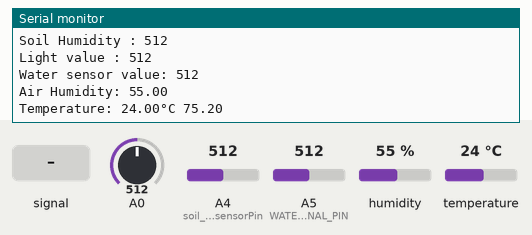
This sketch was run on a simulated Arduino Uno, built with avr-gcc and run on an emulated ATmega328P. Shown: the last lines printed to the serial monitor. Inputs (shaded band) come from the test bench; at power-on: humidity 55 %, A0 = 512, A4 (soil_humidity_sensorPin) = 512, A5 (WATER_SIGNAL_PIN) = 512, temperature 24 °C.

Above: at 2.8 s.
2.9 s: A5 (WATER_SIGNAL_PIN) fed a 200 Hz sine of ±81 counts around its level
5.6 s: humidity set to 22 %
At 6.8 s:
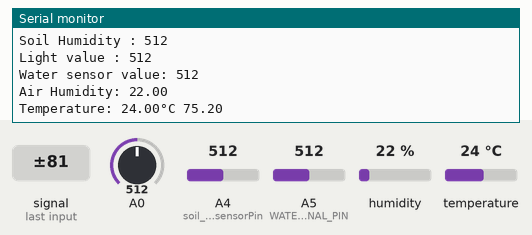
8.3 s: A0 set to 716
At 10.6 s:
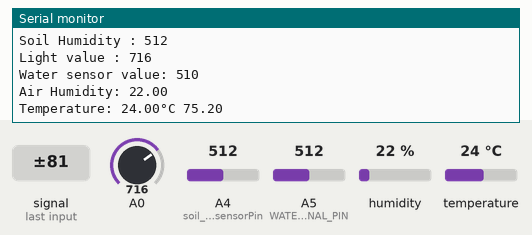
11.0 s: A4 (soil_humidity_sensorPin) set to 716
At 13.0 s:
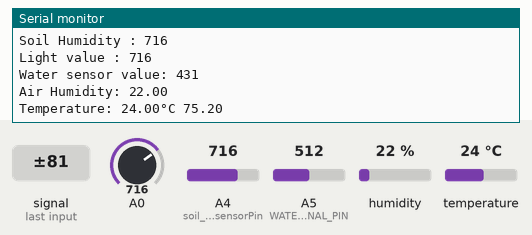
13.7 s: A5 (WATER_SIGNAL_PIN) set to 716
At 15.5 s:
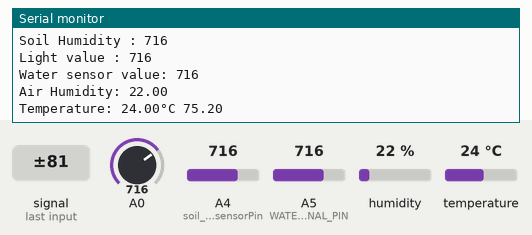
16.4 s: temperature set to 12 °C
At 19.3 s:
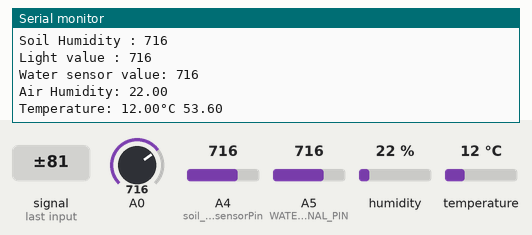
Timing chart, 0 to 20.1 s (numbered marks = the images above; inputs shaded):
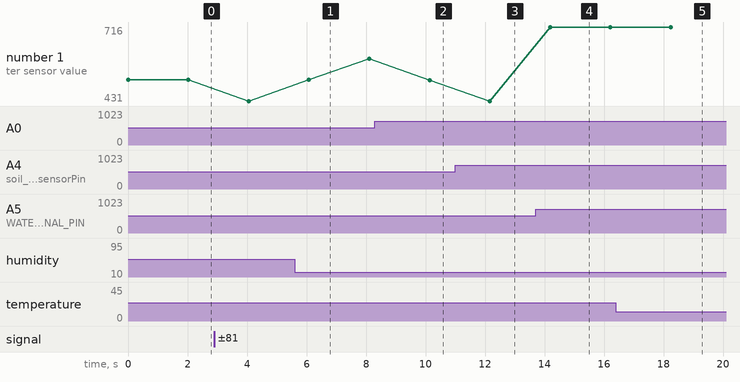

The sketch:

final_code.ino
```cpp
#include "DHT.h"

#define WATER_SIGNAL_PIN 5
#define DHTPIN 2
#define DHTTYPE DHT11

int soil_humidity_sensorPin = 4;
int soil_humidity_sensorValue;
int water_value = 0;

DHT dht(DHTPIN, DHTTYPE);
void setup() {
  // put your setup code here, to run once:
  Serial.begin(115200);
  dht.begin();
}

void DHT_loop() {
  // Wait a few seconds between measurements.

  // Reading temperature or humidity takes about 250 milliseconds!
  // Sensor readings may also be up to 2 seconds 'old' (its a very slow sensor)
  float h = dht.readHumidity();
  // Read temperature as Celsius (the default)
  float t = dht.readTemperature();
  // Read temperature as Fahrenheit (isFahrenheit = true)
  float f = dht.readTemperature(true);

  // Check if any reads failed and exit early (to try again).
  if (isnan(h) || isnan(t) || isnan(f)) {
    Serial.println(F("Failed to read from DHT sensor!"));
    return;
  }

  // Compute heat index in Fahrenheit (the default)
  float hif = dht.computeHeatIndex(f, h);
  // Compute heat index in Celsius (isFahreheit = false)
  float hic = dht.computeHeatIndex(t, h, false);

  Serial.print(F("Air Humidity: "));
  Serial.print(h);
  Serial.println();
  Serial.print(F("Temperature: "));
  Serial.print(t);
  Serial.print(F("°C "));
  Serial.print(f);
  Serial.println();
}
void water_loop() {
  water_value = analogRead(WATER_SIGNAL_PIN);

  Serial.print("Water sensor value: ");
  Serial.print(water_value);
  Serial.println();
}

void photon_loop() {
  int value = analogRead(0);
  Serial.print("Light value : ");
  Serial.print(value);
  Serial.print("\n");
}

void soil_humidity_loop() {
 soil_humidity_sensorValue = analogRead(soil_humidity_sensorPin);
 Serial.print("Soil Humidity : ");
 Serial.print(soil_humidity_sensorValue);
 Serial.println();
}

void loop() {
  //if(Serial.available()){
    //String s = Serial.readString();
    //Serial.println(s);
  //}
  soil_humidity_loop();
  photon_loop();
  water_loop();
  DHT_loop();
  Serial.println();
  delay(2000);
}
```

Measured:
- after the input at 5.6 s, the serial monitor: prints a new line after 0.50 s (image 1)
- after the input at 8.3 s, the serial monitor: prints a new line after 1.8 s (image 2)
- after the input at 11.0 s, the serial monitor: prints a new line after 1.2 s (image 3)
- after the input at 13.7 s, the serial monitor: prints a new line after 0.49 s (image 4)
- after the input at 16.4 s, the serial monitor: prints a new line after 1.9 s (image 5)
- plotted number 1: 512 → 431 after the input at 2.9 s
